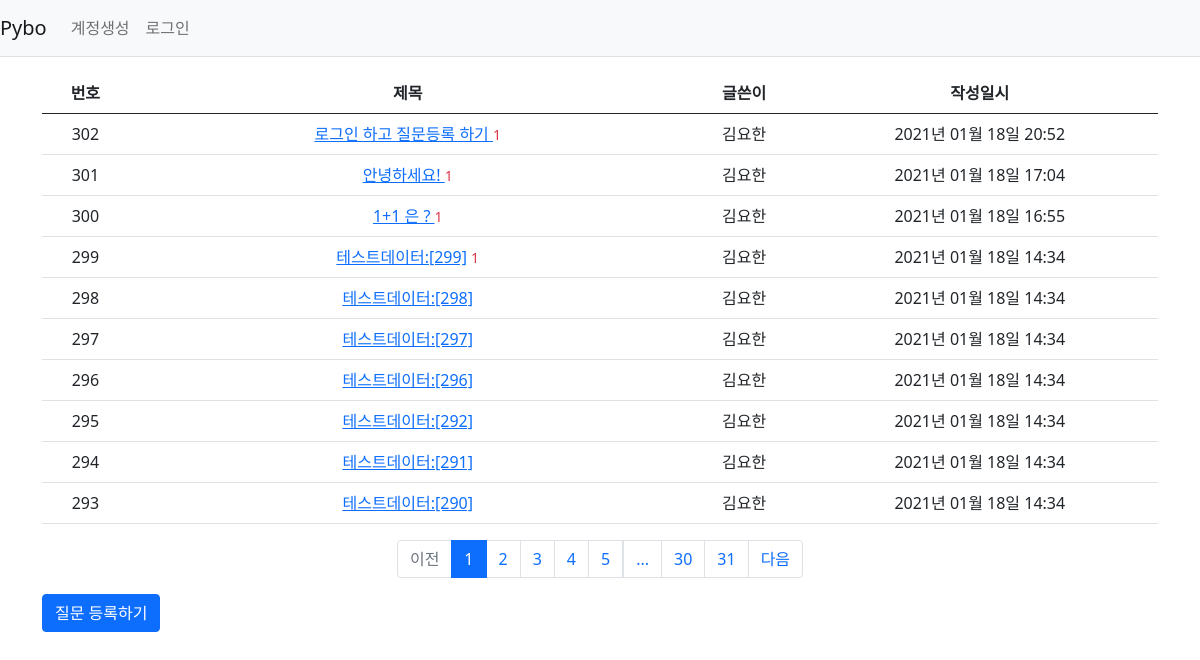
Page /question/list/ on the committed database.
### pybo/models.py (models this page shows)
class Question(db.Model):
    id = db.Column(db.Integer, primary_key=True)
    subject = db.Column(db.String(200), nullable=False)
    content = db.Column(db.Text(), nullable=False) # 글자수 제한없음 Text
    create_date = db.Column(db.DateTime(), nullable=False)
    user_id = db.Column(db.Integer, db.ForeignKey(
        'user.id', ondelete='CASCADE'), nullable=False) # server_default='1')
    user = db.relationship('User', backref=db.backref('question_set'))
    modify_date = db.Column(db.DateTime(), nullable=True)

class User(db.Model):
    id = db.Column(db.Integer, primary_key=True)
    username = db.Column(db.String(150), unique=True, nullable=False)
    password = db.Column(db.String(200), nullable=False)
    email = db.Column(db.String(120), unique=True, nullable=False)

### pybo/views/question_views.py (the view)
@bp.route('/list/')
def _list():
    page = request.args.get('page', type=int, default=1)  # 페이지
    question_list = Question.query.order_by(Question.create_date.desc())
    question_list = question_list.paginate(page, per_page=10)
    return render_template('questions/question_list.html', question_list=question_list)

### pybo/filter.py (called while the page is built)
def format_datetime(value, fmt='%Y년 %m월 %d일 %H:%M'):
    return value.strftime(fmt)

### pybo/views/auth_views.py (called while the page is built)
@bp.before_app_request
def load_logged_in_user():
    user_id = session.get('user_id')
    if user_id is None:
        g.user = None
    else:
        g.user = User.query.get(user_id)

### pybo/templates/questions/question_list.html
{% extends 'base.html' %}
{% block content %}
<div class="container my-3">
    <table class="table">
        <thead>
        <tr class="text-center thead-dark">
            <th> 번호</th>
            <th style="width:50%"> 제목 </th>
            <th> 글쓴이 </th>
            <th> 작성일시 </th>
        </tr>
        </thead>
        <tbody>
        {% if question_list %}
        {% for question in question_list.items %}
        <tr  class="text-center">
            <td>{{ question_list.total - ((question_list.page-1) * question_list.per_page) - loop.index0 }}</td>
            <td class="text-left">
                <a href="{{ url_for('question.detail', question_id=question.id)}}">{{ question.subject }}</a>
                {% if question.answer_set|length > 0 %}
                <span class="text-danger small ml-2">{{ question.answer_set|length }}</span>
                {% endif %}
            </td>
            <td> {{ question.user.username }}</td>
            <td>{{ question.create_date|datetime }}</td>
        </tr>
        {% endfor %}
        {% else %}
        <tr>
            <td colspan="3"> 질문이 없습니다. </td>
        </tr>
        {% endif %}
        </tbody>
    </table>
    <ul class="pagination justify-content-center">
        {% if question_list.has_prev %}
        <li class="page-item">
            <a class="page-link" href="?page={{ question_list.prev_num }}">이전</a>
        </li>
        {% else %}
        <li class="page-item disabled">
            <a class="page-link" tabindex="-1" aria-disabled="true" href="#">이전</a>
        </li>
        {% endif %}
        {% for page_num in question_list.iter_pages() %}
            {% if page_num %}
                {% if page_num != question_list.page %}
                <li class="page-item">
                    <a class="page-link" href="?page={{ page_num }}"> {{ page_num }}</a>
                </li>
                {% else %}
                <li class="page-item active" aria-current="page">
                    <a class="page-link" href="#">{{ page_num }}</a>
                </li>
                {% endif %}
            {% else %}
                <li class="disabled">
                    <a class="page-link" href="#"> ... </a>
                </li>
            {% endif %}
        {% endfor %}
        {% if question_list.has_next %}
        <li class="page-item">
            <a class="page-link" href="?page={{ question_list.next_num }}">다음</a>
        </li>
        {% else %}
        <li class="page-item disabled">
            <a class="page-link" tabindex="-1" aria-disabled="true" href="#">다음</a>
        </li>
        {% endif %}
    </ul>
    <a href="{{ url_for('question.create') }}" class="btn btn-primary"> 질문 등록하기 </a>
</div>
{% endblock %}

### rows in the picture
Question: total "302", subject "로그인 하고 질문등록 하기", answer_set|length "1", user.username "김요한", create_date "2021년 01월 18일 20:52"
Question: total "301", subject "안녕하세요!", answer_set|length "1", user.username "김요한", create_date "2021년 01월 18일 17:04"
Question: total "300", subject "1+1 은 ?", answer_set|length "1", user.username "김요한", create_date "2021년 01월 18일 16:55"
Question: total "299", subject "테스트데이터:[299]", answer_set|length "1", user.username "김요한", create_date "2021년 01월 18일 14:34"
Question: total "298", subject "테스트데이터:[298]", user.username "김요한", create_date "2021년 01월 18일 14:34"
Question: total "297", subject "테스트데이터:[297]", user.username "김요한", create_date "2021년 01월 18일 14:34"
Question: total "296", subject "테스트데이터:[296]", user.username "김요한", create_date "2021년 01월 18일 14:34"
Question: total "295", subject "테스트데이터:[292]", user.username "김요한", create_date "2021년 01월 18일 14:34"
Question: total "294", subject "테스트데이터:[291]", user.username "김요한", create_date "2021년 01월 18일 14:34"
Question: total "293", subject "테스트데이터:[290]", user.username "김요한", create_date "2021년 01월 18일 14:34"

### other values in the picture
{{ page_num }} "1"
{{ page_num }} "2" "3" "4" "5" "30" "31"
